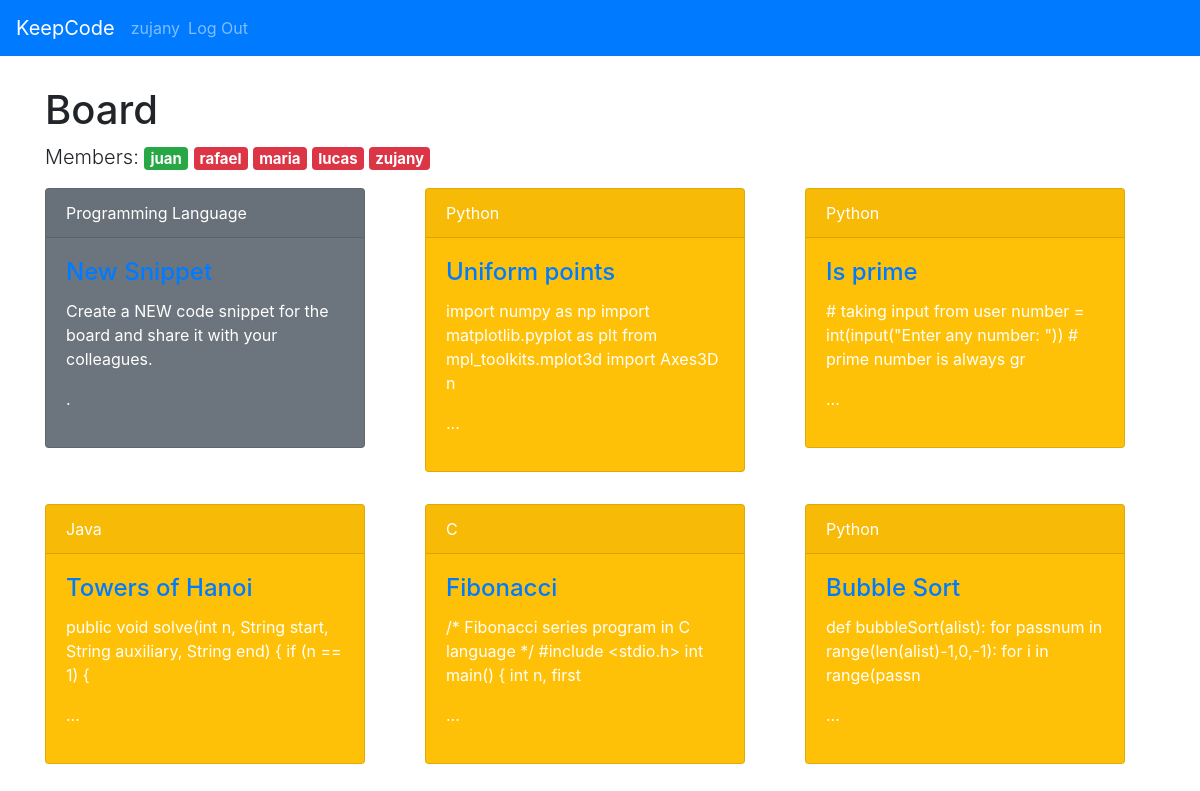
The app's page / (signed in) with its own data.
### tables this page shows
CREATE TABLE user (
  id INTEGER PRIMARY KEY AUTOINCREMENT,
  username TEXT UNIQUE NOT NULL,
  password TEXT NOT NULL,
  last_login TIMESTAMP NOT NULL DEFAULT CURRENT_TIMESTAMP
, online BOOLEAN NOT NULL CHECK (online IN (0,1)) DEFAULT 0);

CREATE TABLE post (
  id INTEGER PRIMARY KEY AUTOINCREMENT,
  author_id INTEGER NOT NULL,
  created TIMESTAMP NOT NULL DEFAULT CURRENT_TIMESTAMP,
  last_updated TIMESTAMP NOT NULL DEFAULT CURRENT_TIMESTAMP,
  title TEXT NOT NULL,
  body TEXT NOT NULL,
  programming_language TEXT NOT NULL, being_updated BOOLEAN NOT NULL CHECK (being_updated IN (0,1)) DEFAULT 0,
  FOREIGN KEY (author_id) REFERENCES user (id)
);

### keepcode/board.py (the view)
@bp.route('/')
def index():
    db = get_db()
    posts = db.execute(
        'SELECT p.id, title, body, created, author_id,'
        ' last_updated, programming_language, username'
        ' FROM post p JOIN user u ON p.author_id = u.id'
        ' ORDER BY created DESC'
    ).fetchall()
    users = db.execute(
        'SELECT id, username, last_login, online'
        ' FROM user u'
        ' ORDER BY last_login DESC'
    ).fetchall()
    return render_template('board/index.html', posts=posts, users=users)

### keepcode/auth.py (called while the page is built)
@bp.before_app_request
def load_logged_in_user():
    user_id = session.get('user_id')
    if user_id is None:
        g.user = None
    else:
        g.user = get_db().execute(
            'SELECT * FROM user WHERE id = ?', (user_id,)
        ).fetchone()

### keepcode/db.py (called while the page is built)
def get_db():
    if 'db' not in g:
        g.db = sqlite3.connect(
            current_app.config['DATABASE'],
            detect_types=sqlite3.PARSE_DECLTYPES
        )
        g.db.row_factory = sqlite3.Row
    return g.db

### keepcode/templates/board/index.html (shortened to what this page needs)
{% extends 'base.html' %}
{% block header %}
  {% if g.user %}
    <h1>
      Board
    </h1>
    <p class="lead">
      <span>Members: </span>
      {% for user in users %}
        {% if user['online'] == 1 %}
          <span class="badge badge-success">{{ user['username'] }}</span>
        {% else %}
          <span class="badge badge-danger">{{ user['username'] }}</span>
        {% endif %}
      {% endfor %}
    </p>
  {% endif %}
{% endblock %}
{% block content %}
  {% if g.user %}
    <div class="row justify-content-center">
      <div class="card-deck">
        <div class="col-auto mb-3">
            <div class="card text-white bg-secondary mb-3" style="max-width: 20rem;">
              <div class="card-header">Programming Language</div>
              <div class="card-body">
                <a class="action" href="{{ url_for('board.create') }}">
                  <h4 class="card-title">New Snippet</h4>
                </a>
                <p class="card-text">
                  Create a NEW code snippet for the board and share it with your colleagues.
                </p>
                <p>.</p>
              </div>
            </div>
        </div>
        {% for post in posts %}
          <div class="col-auto mb-3">
            <div class="card text-white bg-warning mb-3" style="max-width: 20rem;">
              <div class="card-header">{{ post['programming_language'] }}</div>
              <div class="card-body">
                <a class="action" href="{{ url_for('board.view', id=post['id']) }}">
                  <h4 class="card-title">{{ post['title'] }}</h4>
                </a>
                <p class="card-text">
                  {{ post['body'][:98] }}
                  <p>...</p>
                </p>
              </div>
            </div>
          </div>
        {% endfor %}
      </div>
    </div>
  {% endif %}
{% endblock %}

### keepcode/templates/base.html (shortened to what this page needs)
<!doctype html>
<link rel="stylesheet" href="{{ url_for('static', filename='bootstrap.css') }}">
<link rel="stylesheet" href="{{ url_for('static', filename='style.css') }}">
<nav class="navbar navbar-expand-lg navbar-dark bg-primary">
  <a class="navbar-brand" href="{{ url_for('board.index') }}">KeepCode</a>
  <div class="collapse navbar-collapse" id="navbarColor01">
    <ul class="navbar-nav mr-auto">
      {% if g.user %}
        <li class="nav-item">
          <span class="navbar-text">{{ g.user['username'] }}</span>
        </li>
        <li class="nav-item">
          <a class="nav-link" href="{{ url_for('auth.logout') }}">Log Out</a>
        </li>
      {% endif %}
    </ul>
  </div>
</nav>
<section class="content">
  <div class="container">
    <header>
      {% block header %}{% endblock %}
    </header>
    {% block content %}{% endblock %}
  </div>
</section>

### keepcode/static/style.css (style rules this page uses)
.container { margin-top:30px; }

### records on screen
user: user.username "zujany", username "zujany"
user: username "juan"
user: username "rafael"
user: username "maria"
user: username "lucas"
post: programming_language "Python", title "Uniform points", body "import numpy as np import matplotlib.pyplot as plt from mpl_toolkits.mplot3d import Axes3D n"
post: programming_language "Python", title "Is prime", body "# taking input from user number = int(input(\"Enter any number: \")) # prime number is always gr"
post: programming_language "Java", title "Towers of Hanoi", body "public void solve(int n, String start, String auxiliary, String end) { if (n == 1) {"
post: programming_language "C", title "Fibonacci", body "/* Fibonacci series program in C language */ #include <stdio.h> int main() { int n, first"
post: programming_language "Python", title "Bubble Sort", body "def bubbleSort(alist): for passnum in range(len(alist)-1,0,-1): for i in range(passn"
